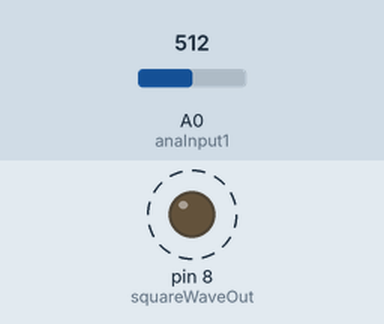
Recording of a sketch running on a simulated Arduino Uno, built with avr-gcc and run on an emulated ATmega328P. Shown: output pins drawn as LEDs (lit = HIGH). Dashed ring = blinking. The test bench sets the inputs (shaded band); at power-on: A0 (anaInput1) = 512. What the sketch prints to the serial monitor is not drawn.

Above: at 0.2 s.
Timing chart, 0 to 3.0 s (numbered marks = the images above):
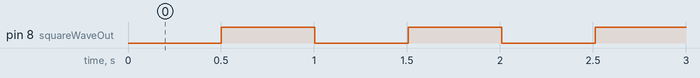

The sketch:

Zscope307.ino
```cpp
/* Zscope307  a very very simple oscilloscope program to
 *  acquire and display time varying signals with an
 *  Arduino and computer.
 *  Samples an analog pin and also outputs a sqaure wave at an
 *  integer fraction of the sample rate.
 *  Run this with the serial plotter or monitor to collect your
 *  data.
 *
 *  Aleks Zosuls Boston University 2020
 */

bool outState = true; //the state of the digital square wave pin
float DCOffsetNull = 0; //tune this to subtract your rail splitter voltage
float gain = 1;  //software gain, useful for calibration
int z = 0;  //square wave iterator
int samplePeriodms = 2; //time delay between samples in milliseconds. Note this method
//is not very accurate. Use interrupts for legit sample timing
int squareWaveOut = 8;  // pin that outputs a square wave
int squareHalfCycSamples = 200; //number of analog samples betwen
//square wave transistions
int anaInput1 = 0;  //the analog pin that is the scope input

void setup() {
  // put your setup code here, to run once:
  Serial.begin(57600);
  pinMode(squareWaveOut,OUTPUT);

}

void loop() {
  // this line reads the ADC and calibrates to volts
Serial.println(gain*(analogRead(anaInput1)*0.00488)-DCOffsetNull);
delay(samplePeriodms); //sample time delay. not very accurate at single
//digit delays

//This is the square wave generator
++z;  //iterate each loop for square transition delay
if(z == squareHalfCycSamples){  //when we reach the max then change state
  digitalWrite(squareWaveOut,outState);
  outState = !outState; //toggle the state of the variable
  z = 0;    //reset half cycle counter
  }
}
```

Measured:
- by itself, pin 8 (squareWaveOut): alternates HIGH for 0.50 s and LOW for 0.50 s
